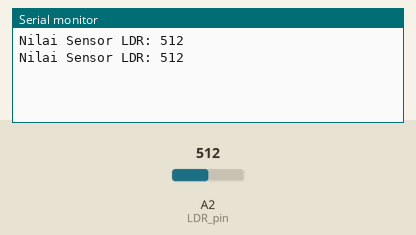
A sketch run on a simulated Arduino Uno, built with avr-gcc and run on an emulated ATmega328P. On the bench: the last lines printed to the serial monitor. The inputs (shaded band) are chosen by the test bench; at power-on: A2 (LDR_pin) = 512.

Above: at 5.8 s.
5.9 s: A2 (LDR_pin) set to 716
At 10.6 s:
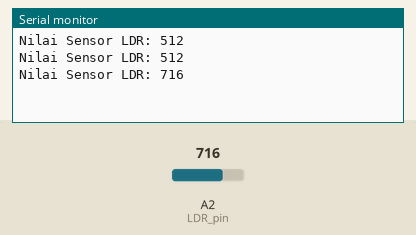
11.9 s: A2 (LDR_pin) set to 900
At 15.6 s:
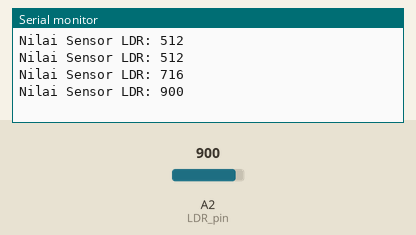
Timing chart, 0 to 17.1 s (numbered marks = the images above; inputs shaded):
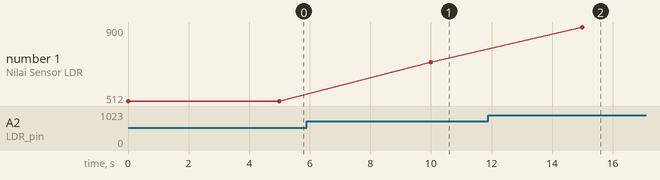

Measured:
- after the input at 5.9 s, the serial monitor: prints a new line after 4.1 s (image 1)
- after the input at 11.9 s, the serial monitor: prints a new line after 3.1 s (image 2)
- plotted number 1: 512 → 716 after the input at 5.9 s, 716 → 900 after the input at 11.9 s

The sketch:

sensor_cahaya.ino
```cpp
// Mendefinisikan pin input untuk sensor LDR
const int LDR_pin = 2;

void setup() {
  // Mengaktifkan komunikasi serial dengan kecepatan 9600 baud
  Serial.begin(9600);

}

void loop() {
  // Membaca nilai analog dari sensor LDR
  int sensorValue = analogRead(LDR_pin);

  // Mengirim nilai sensor ke monitor serial
  Serial.print("Nilai Sensor LDR: ");
  Serial.println(sensorValue);
  delay (5000);// Menunda eksekusi program selama 5000 milidetik;
}
```
